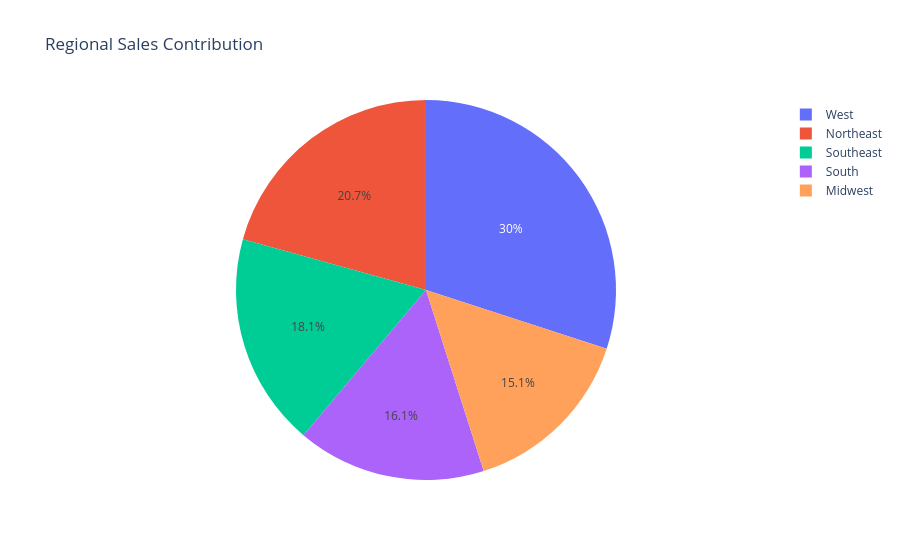

The cell this chart's notebook holds for it:
### Code cell
fig = px.pie(
    df,
    names='Region',
    values='Total Sales',
    title='Regional Sales Contribution'
)

fig.show()

### Figure 1 — Plotly figure (JSON) as saved in the notebook; plotly's stock layout.template omitted (floating-point values rounded to 4 significant figures; data arrays with more than 128 entries replaced by an {"elided": "..."} marker saying what was removed)
{"data": [{"domain": {"x": [0, 1], "y": [0, 1]}, "hovertemplate": "Region=%{label}<br>Total Sales=%{value}<extra></extra>", "labels": {"elided": "9648 str values"}, "legendgroup": "", "name": "", "showlegend": true, "type": "pie", "values": {"elided": "9648 float values"}}], "layout": {"legend": {"tracegroupgap": 0}, "title": {"text": "Regional Sales Contribution"}}}
